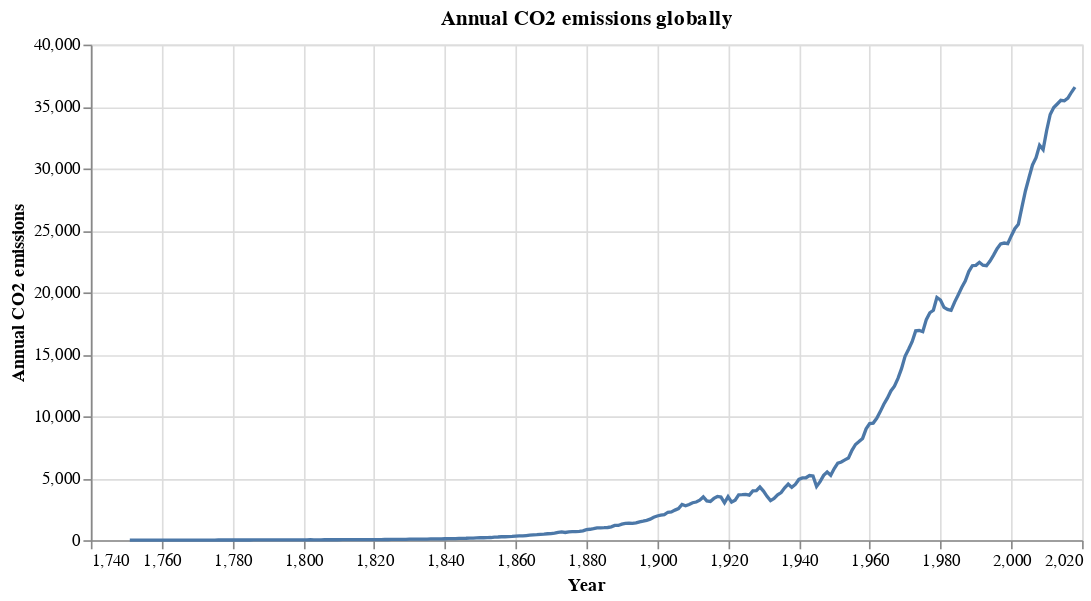

The notebook cell this image was saved under:
### Code cell
# Create a selection that chooses the nearest point & selects based on x-value
nearest = alt.selection(type='single', nearest=True, on='mouseover',
                        fields=['Year'], empty='none')

# The basic line
line = alt.Chart(global_carbon_year).mark_line().encode(
    x='Year',
    y='Annual CO2 emissions'
).properties(
    title='Annual CO2 emissions globally'
)

# Transparent selectors across the chart. This is what tells us
# the x-value of the cursor
selectors = alt.Chart(global_carbon_year).mark_point().encode(
    x='Year',
    opacity=alt.value(0),
).add_selection(
    nearest
)

# Draw points on the line, and highlight based on selection
points = line.mark_point().encode(
    opacity=alt.condition(nearest, alt.value(1), alt.value(0))
)

# Draw text labels near the points, and highlight based on selection
text = line.mark_text(align='right', dx=-5, dy=-10).encode(
    text=alt.condition(nearest, 'Annual CO2 emissions', alt.value(' '))
)

# Draw a rule at the location of the selection
rules = alt.Chart(global_carbon_year).mark_rule(color='gray').encode(
    x='Year',
).transform_filter(
    nearest
)

# Put the five layers into a chart and bind the data
alt.layer(
    line, selectors, points, rules, text
).properties(
    width=600, height=300
)

### Figure 1 — Vega-Lite specification as saved in the notebook (floating-point values rounded to 4 significant figures; data arrays with more than 128 entries replaced by an {"elided": "..."} marker saying what was removed)
{"config": {"view": {"continuousWidth": 400, "continuousHeight": 300}}, "layer": [{"mark": "line", "encoding": {"x": {"type": "quantitative", "field": "Year"}, "y": {"type": "quantitative", "field": "Annual CO2 emissions"}}, "title": "Annual CO2 emissions globally"}, {"mark": "point", "encoding": {"opacity": {"value": 0}, "x": {"type": "quantitative", "field": "Year"}}, "selection": {"selector001": {"type": "single", "nearest": true, "on": "mouseover", "fields": ["Year"], "empty": "none"}}}, {"mark": "point", "encoding": {"opacity": {"condition": {"value": 1, "selection": "selector001"}, "value": 0}, "x": {"type": "quantitative", "field": "Year"}, "y": {"type": "quantitative", "field": "Annual CO2 emissions"}}, "title": "Annual CO2 emissions globally"}, {"mark": {"type": "rule", "color": "gray"}, "encoding": {"x": {"type": "quantitative", "field": "Year"}}, "transform": [{"filter": {"selection": "selector001"}}]}, {"mark": {"type": "text", "align": "right", "dx": -5, "dy": -10}, "encoding": {"text": {"condition": {"type": "quantitative", "field": "Annual CO2 emissions", "selection": "selector001"}, "value": " "}, "x": {"type": "quantitative", "field": "Year"}, "y": {"type": "quantitative", "field": "Annual CO2 emissions"}}, "title": "Annual CO2 emissions globally"}], "data": {"name": "data-80aa2fa4cd19670e24d197f02dcbdbcb"}, "height": 300, "width": 600, "$schema": "https://vega.github.io/schema/vega-lite/v4.8.1.json", "datasets": {"data-80aa2fa4cd19670e24d197f02dcbdbcb": {"elided": "268 records"}}}
